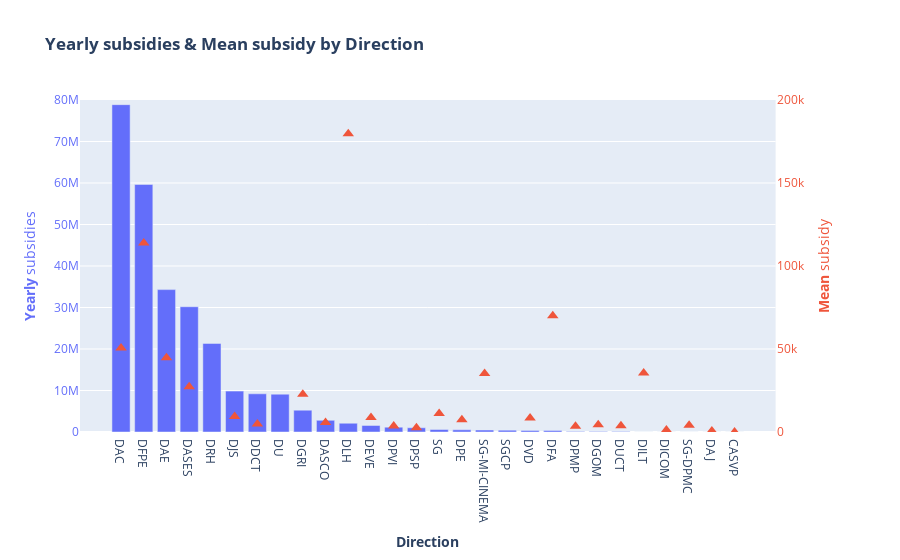

Notebook source saved alongside this figure:
### Code cell
# BY DIRECTION: SUBSIDIES & MEAN

# Create figure with secondary y-axis
fig = make_subplots(specs=[[{"secondary_y": True}]])

# Dataframes
gb = data.groupby('direction').agg(total_subsidies = ('montant_vote', 'sum'), mean_subsidy = ('montant_vote', 'mean')).sort_values(by='total_subsidies', ascending = False)
gb['avg_yearly_subsidies'] = gb.total_subsidies / nb_years

# Add traces
fig.add_trace(
    go.Bar(x=gb.index, y=gb.avg_yearly_subsidies, name='Yearly subsidies'),
    secondary_y=False,
)

fig.add_trace(
    go.Scatter(x=gb.index, y=gb.mean_subsidy, name='Mean subsidy', mode = 'markers', marker = dict(symbol = 'triangle-up', size = 10)),
    secondary_y=True,
)

# Layout
fig.update_layout(
    title_text='<b>Yearly subsidies & Mean subsidy by Direction</b>',
    showlegend = False,
    hovermode='x unified',
)

# Set x-axis title
fig.update_xaxes(title_text='<b>Direction</b>')

# Set y-axes titles
fig.update_yaxes(title_text='<b>Yearly</b> subsidies', color = '#636EFA', range = [0,80000000], secondary_y=False)
fig.update_yaxes(title_text='<b>Mean</b> subsidy', color='#EF553B', showgrid = False, range = [0,200000], secondary_y=True)

fig.show()

### Figure 1 — Plotly figure (JSON) as saved in the notebook; plotly's stock layout.template omitted (floating-point values rounded to 4 significant figures)
{"data": [{"name": "Yearly subsidies", "type": "bar", "x": ["DAC", "DFPE", "DAE", "DASES", "DRH", "DJS", "DDCT", "DU", "DGRI", "DASCO", "DLH", "DEVE", "DPVI", "DPSP", "SG", "DPE", "SG-MI-CINEMA", "SGCP", "DVD", "DFA", "DPMP", "DGOM", "DUCT", "DILT", "DICOM", "SG-DPMC", "DAJ", "CASVP"], "xaxis": "x", "y": [78880000.0, 59650000.0, 34310000.0, 30190000.0, 21350000.0, 9850000.0, 9202000.0, 9121000.0, 5265000.0, 2810000.0, 2116000.0, 1577000.0, 1170000.0, 1019000.0, 596600.0, 527186, 466400.0, 448700.0, 379800.0, 350100.0, 140300.0, 133100.0, 128600.0, 15780.0, 3111.0, 2222.0, 444.4, 0], "yaxis": "y"}, {"marker": {"size": 10, "symbol": "triangle-up"}, "mode": "markers", "name": "Mean subsidy", "type": "scatter", "x": ["DAC", "DFPE", "DAE", "DASES", "DRH", "DJS", "DDCT", "DU", "DGRI", "DASCO", "DLH", "DEVE", "DPVI", "DPSP", "SG", "DPE", "SG-MI-CINEMA", "SGCP", "DVD", "DFA", "DPMP", "DGOM", "DUCT", "DILT", "DICOM", "SG-DPMC", "DAJ", "CASVP"], "xaxis": "x", "y": [50590.0, 113900.0, 44710.0, 27260.0, 3625000.0, 9324.0, 4772.0, 1109000.0, 22780.0, 5699.0, 179700.0, 8775.0, 3612.0, 2615.0, 11160.0, 7448.0, 35280.0, 1009500, 8504.0, 70030.0, 3412.0, 4370.0, 3711.0, 35500, 1217.0, 4000, 666.7, 0], "yaxis": "y2"}], "layout": {"hovermode": "x unified", "showlegend": false, "title": {"text": "<b>Yearly subsidies & Mean subsidy by Direction</b>"}, "xaxis": {"anchor": "y", "domain": [0, 0.94], "title": {"text": "<b>Direction</b>"}}, "yaxis": {"anchor": "x", "color": "#636EFA", "domain": [0, 1], "range": [0, 80000000], "title": {"text": "<b>Yearly</b> subsidies"}}, "yaxis2": {"anchor": "x", "color": "#EF553B", "overlaying": "y", "range": [0, 200000], "showgrid": false, "side": "right", "title": {"text": "<b>Mean</b> subsidy"}}}}
